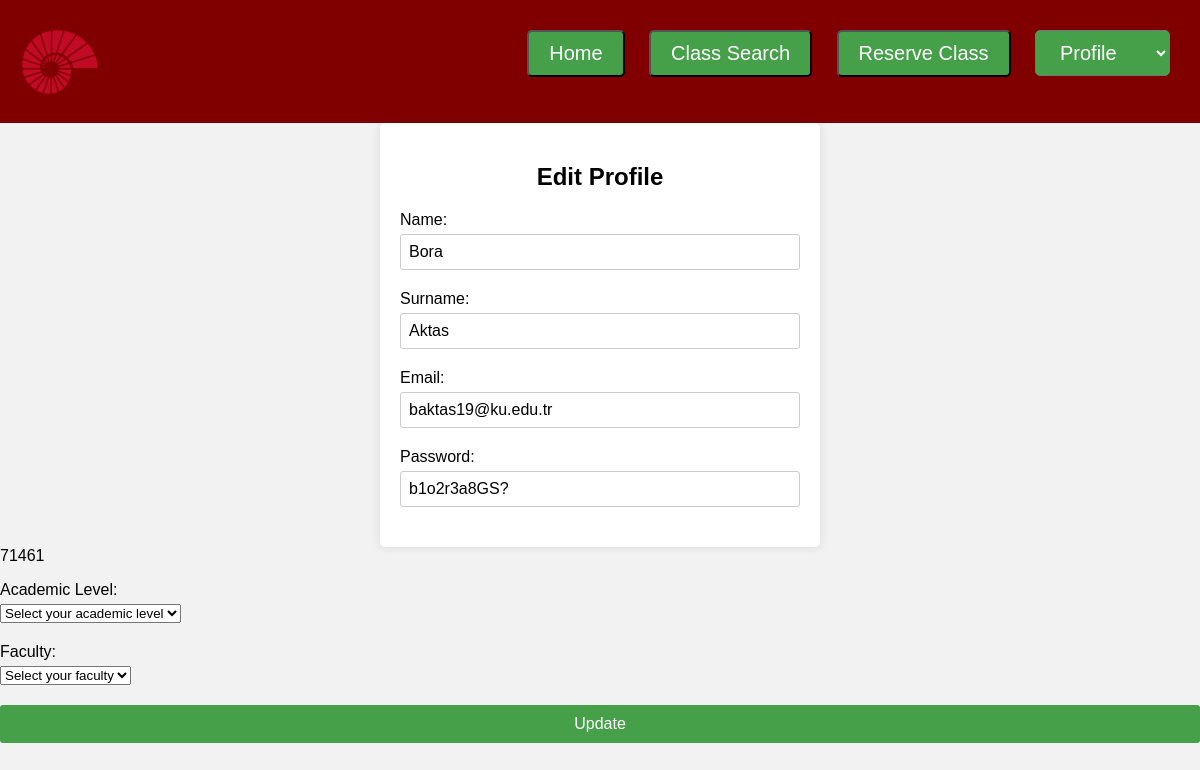
The page /room-booking/edit.php (signed in) on the database as committed earlier.
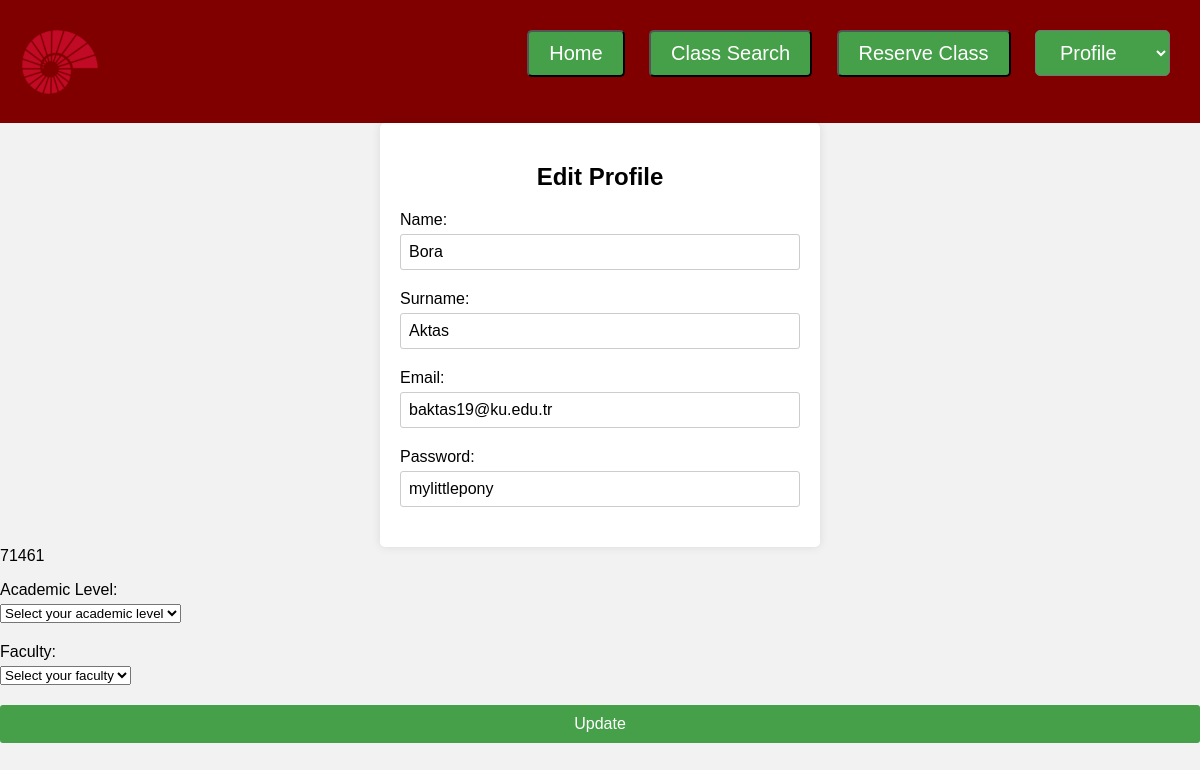
The same page on the database as committed later.
### tables this page shows
CREATE TABLE USERS 
	(ku_id              CHAR(5)	        NOT NULL,
         firstname	    VARCHAR(20)		NOT NULL,
         lastname           VARCHAR(20)         NOT NULL,
         mail	            VARCHAR(50)		NOT NULL,
         password	    VARCHAR(20)		NOT NULL,    
        PRIMARY KEY (ku_id),
        UNIQUE (mail));

### room-booking/edit.php (the view, shortened to what this page needs)
<?php
include "header.php";
include "config.php"
?>
<form action="edit.php" method="POST">
    <?php
        $current_id = $_SESSION['ku_id'];
        $sql = "SELECT * FROM users WHERE ku_id = '$current_id'";
        $gotResuslts = mysqli_query($db,$sql);
        if($gotResuslts ){
            if(mysqli_num_rows($gotResuslts)>0 ){
                while($row = mysqli_fetch_array($gotResuslts)){
    ?>
    <div class="container">
        <h2>Edit Profile</h2>
            <div class="form-group">
                <label for="name">Name:</label>
                <input type="text" name="UpdateUserName" class="form-control" value = "<?php echo $row['firstname']; ?>">
            </div>
            <div class="form-group">
                <label for="name">Surname:</label>
                <input type="text" surname="UpdateSurname" class="form-control" value = "<?php echo $row['lastname']; ?>">
            </div>
            <div class="form-group">
                <label for="email">Email:</label>
                <input type="text" name="UpdateEmail" class="form-control" value = "<?php echo $row['mail']; ?>">
            </div>
            <div class="form-group">
                <label for="password">Password:</label>
                <input type="text" name="UpdatePassword" class="form-control" value ="<?php echo $row['password']; ?>">
            </div>
             </div>
    <?php
                }
            }
        }
        $sql = "SELECT * FROM regular_users WHERE ku_id = '$current_id'";
        $gotResuslts = mysqli_query($db,$sql);
        if($gotResuslts){
            if(mysqli_num_rows($gotResuslts)>0 ){
                while($row = mysqli_fetch_array($gotResuslts)){
                    echo $row['ku_id'];
    ?>
</form>
    <form action="edit.php" method="POST">
            <div class="form-group">
                <label for = "academic_level">Academic Level:</label>
                <select name="academic_level" class="form-control" value ="<?php echo $row2['academic_level']; ?>" >
                    <option value="" disabled selected>Select your academic level</option>
                </select>
            </div>
            <div class="form-group">
                <label for = "faculty">Faculty:</label>
                <select name="faculty" class="form-control" value = "<?php echo $row2['faculty']; ?>" >
                    <option value="" disabled selected>Select your faculty</option>
                </select>
            </div>
            <div class="form-group">
                <button type="submit">Update</button>
            </div>
    <?php
                }
            }
        }
    ?>
</form>

Rows that differ between the two databases and show on the page:
changed users "Bora": UpdatePassword "b1o2r3a8GS?" → "mylittlepony"
